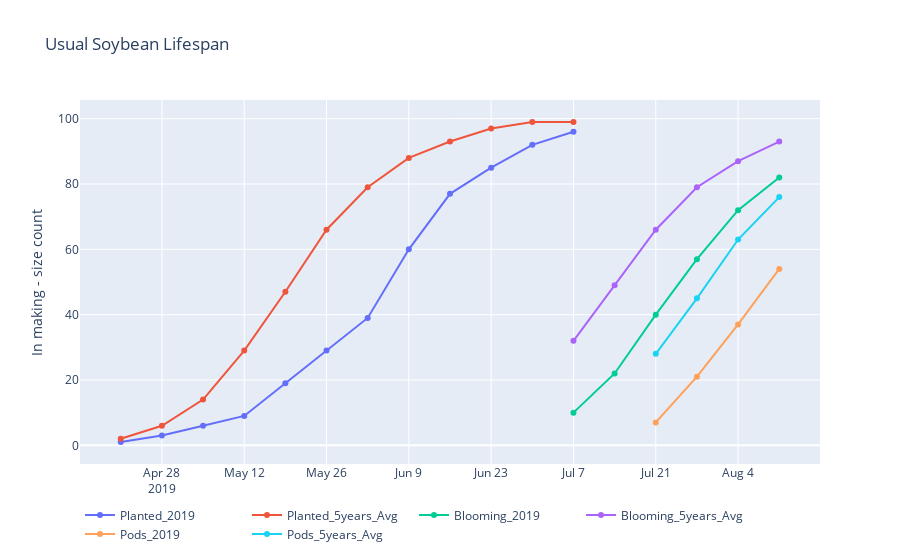
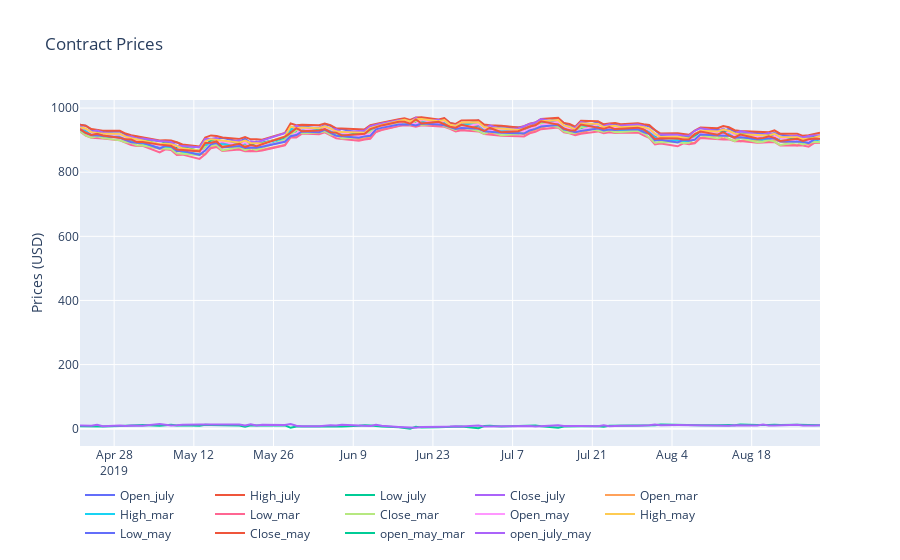

Source (notebook cell) for these figures, in order:
### Code cell
from plotly.subplots import make_subplots
#Generic price change plot line comparison
fig = go.Figure()

cols = list(soybean_outlook_lag)
unwanted_col = {"Date"} 
  
cols = [ele for ele in cols if ele not in unwanted_col] 

data = []
for col_name in cols:
    
    data.append(go.Scatter(x=soybean_outlook_lag['Date'].dt.strftime(date_format='%Y-%m-%d'), y=soybean_outlook_lag[col_name],
                    #mode='lines',
                    name=col_name))
    #pdb.set_trace()
layout = go.Layout(dict(title = "Usual Soybean Lifespan",
                  xaxis = dict(title = ''),
                  yaxis = dict(title = 'In making - size count'),
                  ),legend=dict(
                orientation="h"))

py.iplot(dict(data=data, layout=layout), filename='basic-line', image_width=1200,
    image_height=800)


cols = list(contract_prices)
unwanted_col = {"Date_july", "Date_mar", "Date_may", "index"} 
  
cols = [ele for ele in cols if ele not in unwanted_col] 

data = []
for col_name in cols:
    
    data.append(go.Scatter(x=contract_prices['Date_july'].dt.strftime(date_format='%Y-%m-%d'), y=contract_prices[col_name],
                    #mode='lines',
                    name=col_name))
    #pdb.set_trace()
layout = go.Layout(dict(title = "Contract Prices",
                  xaxis = dict(title = ''),
                  yaxis = dict(title = 'Prices (USD)'),
                  ),legend=dict(
                orientation="h"))

py.iplot(dict(data=data, layout=layout), filename='basic-line', image_width=1200,
    image_height=800)
